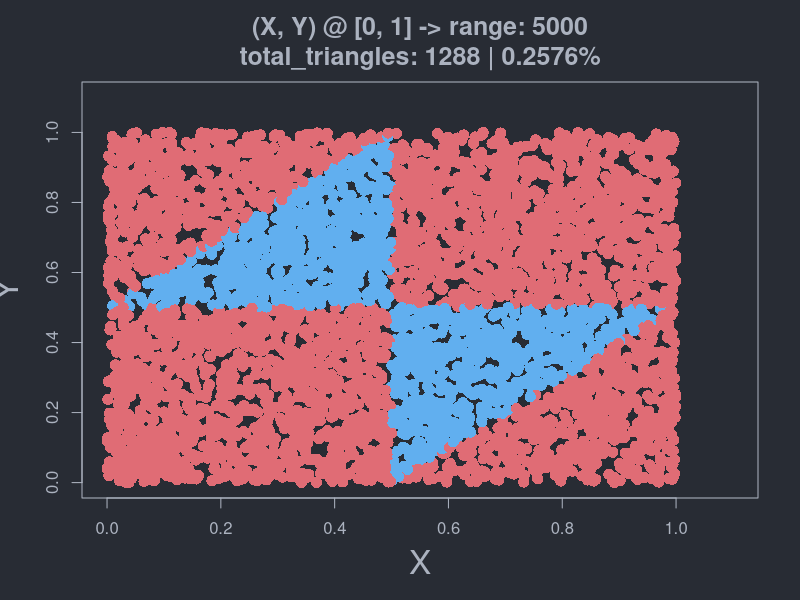
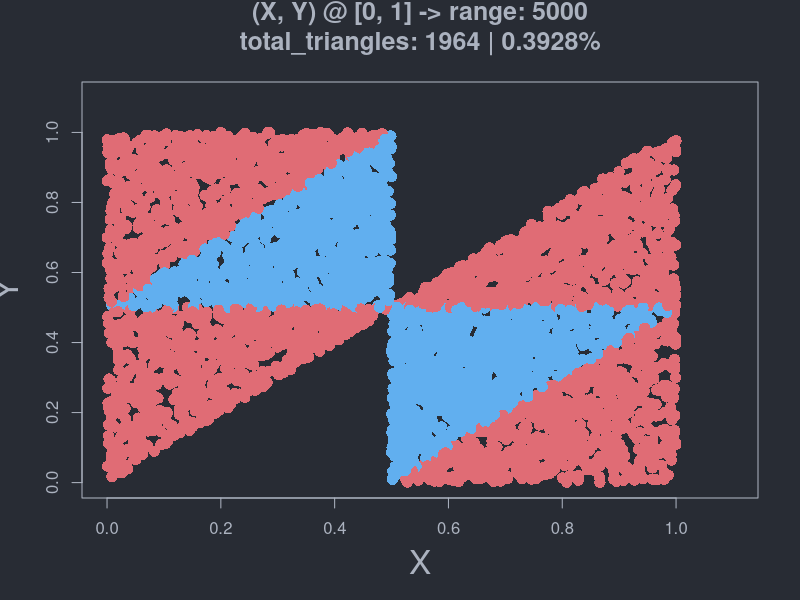
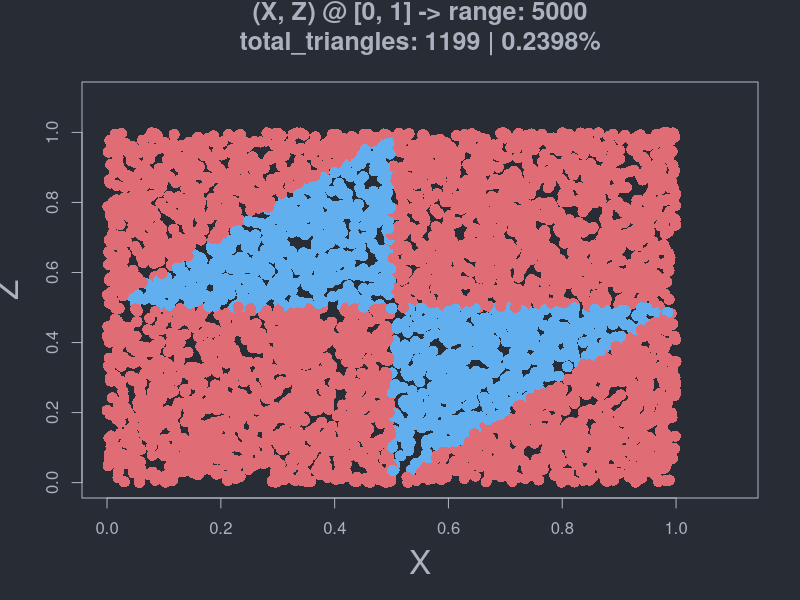
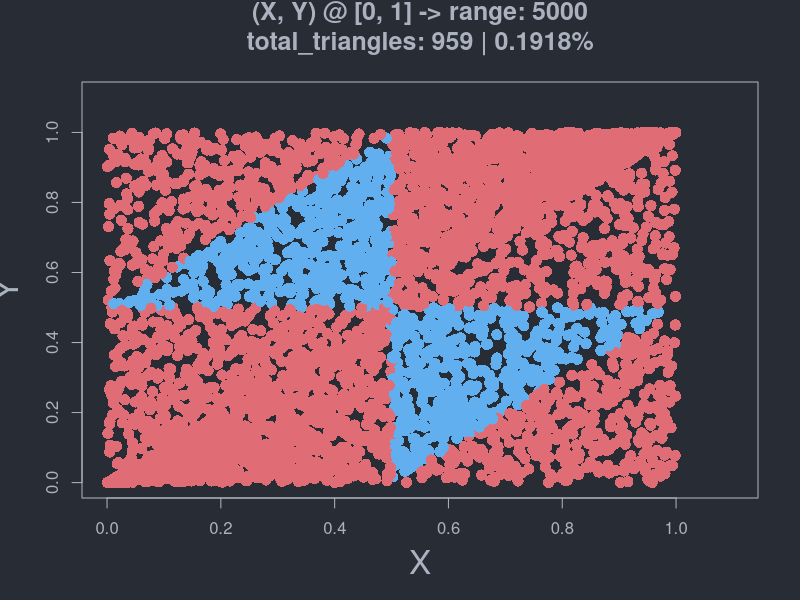
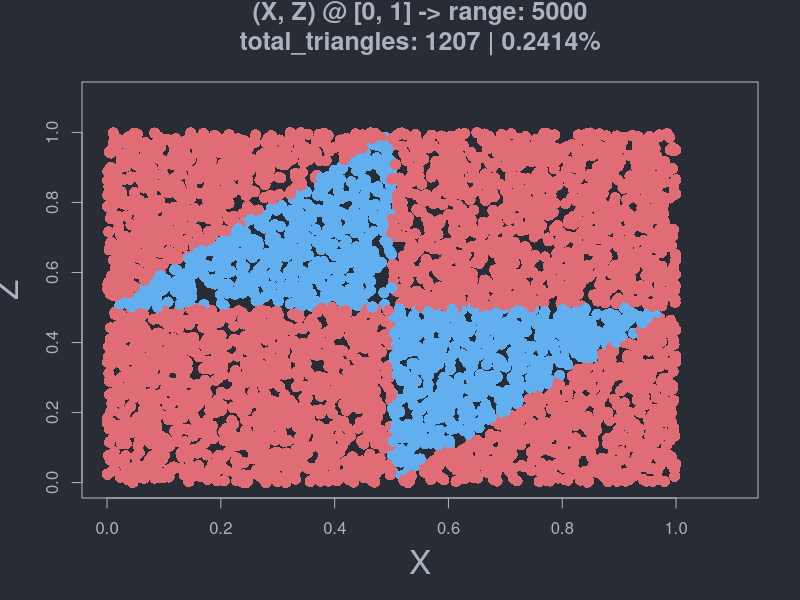

Recreate these plots in R, in order.
## ---- chunk 1
knitr::opts_chunk$set(fig.width = 10, fig.height = 10)
## ---- chunk 2
get_min_max_2nd_min <- function(a, b, c) {
    # punem valorile intr-un array
    values <- c(a, b, c)
    # luam minim
    minimum <- min(values)
    # luam maxim
    maximum <- max(values)
    # alfam al doilea min
    # '! values %in% c(minimum)' inseamna toate valorile care nu sunt in vectorul c(minimum)
    # adica doar vectorul cu valoarea minima
    second_min <- min(values[! values %in% c(minimum)])
    # returnam un vector to toate valorile in ordine crescatoare
    # bune pentru formula de triunghi obtuz
    return (c(minimum, second_min, maximum))
}
## ---- chunk 3
is_obtuse_triangle <- function(a, b, c) {
    # formula este
    # min^2 + second_min^2 < max^2 -> if TRUE then obtuz else 'nu e obtuz'

    # luam valorile si le ridicam la patrat pentru formula
    values <- get_min_max_2nd_min(a, b, c) ^ 2
    # membrul stang al egalitatii
    min_sum <- values[1] + values[2]

    # daca suma minimelor < max^2
    if (min_sum < values[3]) {
        # obtuz
        return (TRUE)
    }
    # not obtuz
    return (FALSE)
}
## ---- chunk 4
is_triangle <- function(a, b, c) {
    # daca toate laturile sunt mai mici decat 1 pe 2 (0.5)
    if (a <= 0.5 && b <= 0.5 && c <= 0.5) {
        # triunghi
        return (TRUE)
    }
    # non-triunghi
    return (FALSE)
}
## ---- chunk 5
total <- 5000 # nr total de simulari
swap <- TRUE # pentru inversarea lui X si Y atunci cand X > Y
## ---- chunk 6
generate_xy <- function(total = 5000) {
    # 5000 individual unique random values between [0, 1]
    x <- runif(total, 0, 1)
    # 5000 individual unique random values between [0, 1]
    y <- runif(total, 0, 1)
    # why dataframe?
    # its much easier to manage
    return (data.frame(x = x, y = y))
}
## ---- chunk 7
##            x         y          a         b          c   color triangle obtuse
## 1 0.50215305 0.3469016 0.34690161 0.1552514 0.49784695 #E5C07B     TRUE   TRUE
## 2 0.40636783 0.7485510 0.40636783 0.3421832 0.25144896 #61AFEF     TRUE  FALSE
## 3 0.59089269 0.4732470 0.47324695 0.1176457 0.40910731 #E5C07B     TRUE   TRUE
## 4 0.73110424 0.3785572 0.37855720 0.3525470 0.26889576 #61AFEF     TRUE  FALSE
## 5 0.02923464 0.2987789 0.02923464 0.2695443 0.70122107 #E06C75    FALSE  FALSE
## 6 0.07148460 0.9297189 0.07148460 0.8582343 0.07028107 #E06C75    FALSE  FALSE
## ---- chunk 8
generate_dataframe <- function(
    dataframe,
    swap = FALSE
) {
    # avem nevoie de un dataframe cu toate valorile respective pe coloane
    # pentru a le avea pe toate intr-o singura colectie sa fie mai usor de operat
    pairs = list(list(dataframe$x), list(dataframe$y))
    # culori, rosu sau albastru
    colors = c()
    # valori bool pentru triunghi
    triangle = c()
    # valori bool pentru triunghi obtuz
    obtuse = c()
    # array urile cu lungimi
    aa <- c()
    bb <- c()
    cc <- c()
    for (iter in seq_len(length(dataframe$y))) {
        # print(iter)
        x <- pairs[[1]][[1]][iter]
        y <- pairs[[2]][[1]][iter]

        # le face swap pentru nu are sens
        # dpdv matematic si alfabetic sa fie X > Y
        # cand pe axa avem in ordine (0, X) (X, Y) (Y, 1)
        if (swap) {
            if (x > y) {
                z <- x
                x <- y
                y <- z
            }
        }

        # generam lungimile pentru un triunghi
        a <- x
        b <- abs(x - y)
        c <- abs(1 - y)

        # punem valorile in array uri
        aa <- append(aa, a)
        bb <- append(bb, b)
        cc <- append(cc, c)

        # check if the a, b, c lengths form a triangle
        if (is_triangle(a, b, c)) {
            triangle <- append(triangle, TRUE)
            colors <- append(colors, "#61AFEF")

            # check if the a, b, c lengths form an obtuse triangle
            if (is_obtuse_triangle(a, b, c)) {
                obtuse <- append(obtuse, TRUE)
                # am pus cele obtuze cu galben sa fie mai usor
                # de vizualizat
            } else {
                obtuse <- append(obtuse, FALSE)
            }
        } else {
            # have to initialize with default values
            colors <- append(colors, "#E06C75")
            triangle <- append(triangle, FALSE)
            obtuse <- append(obtuse, FALSE)
        }
    }
    # punem toate coloanele in dataframe
    dataframe[,"a"] <- aa
    dataframe[,"b"] <- bb
    dataframe[,"c"] <- cc
    dataframe[,"color"] <- colors
    dataframe[,"triangle"] <- triangle
    dataframe[,"obtuse"] <- obtuse
    return (dataframe)
}
## ---- chunk 9
# generam valorile x si y
xy <- generate_xy()

# cream dataframe cu tot ce am obtinut
dataframe <- generate_dataframe(
    xy,
    swap=swap)

total_triangles <- length(which(dataframe$triangle==TRUE))
## ---- chunk 10
# functia pentru probabilitatea de triunghiuri
get_total_triangles_probability <- function(dataframe, total) {
    # numaram in dataframe care valori sunt true in vectorul de boolene
    total_triangles = length(which(dataframe$triangle==TRUE))
    # cazuri fav pe posibile
    return (total_triangles / total)
}


# probabilitatea pentru obtuze din toate puncturile
get_total_obtuses_probability_from_all_points <- function(dataframe, total) {
    # numaram in dataframe care valori sunt true in vectorul de boolene
    total_triangles = length(which(dataframe$obtuse==TRUE))
    # cazuri fav pe posibile
    # probabilitatea pentru triunghiuri obtuze din toate toate punctele
    return (total_triangles / total)
}

# functia pentru probabilitatea de triunghiuri obtuze
get_total_obtuses_probability_from_all_triangles <- function(dataframe, total) {
    total_triangles = length(which(dataframe$triangle==TRUE))
    total_obtuses = length(which(dataframe$obtuse==TRUE))
    # probabilitatea pentru triunghiuri obtuze din toate triunghiurile
    return (total_obtuses / total_triangles)
}
## ---- chunk 11
# functia care face media lungimilor a, b, c
get_mean_lengths <- function(dataframe) {
    # mediile pentru (a1, a2, ..., an)
    as_mean = paste("all a's mean: ", mean(dataframe$a), sep="")
    print(as_mean)
    # mediile pentru (b1, b2, ..., bn)
    bs_mean = paste("all b's mean: ", mean(dataframe$b), sep="")
    print(bs_mean)
    # mediile pentru (c1, c2, ..., cn)
    cs_mean = paste("all c's mean: ", mean(dataframe$c), sep="")
    print(cs_mean)
}
## ---- chunk 12
# means for a, b, c
get_mean_lengths(dataframe)
## ---- chunk 13
# avem nevoie de nr total de obtuze si triunghiuri pentru a face un plot mai sugestiv
total_triangles <- length(which(dataframe$triangle==TRUE))
triangle_prob <- get_total_triangles_probability(dataframe, total)

# cream titlu pentru plot
main_text <- paste(
    "(X, Y) @ [0, 1] -> range: ",
    total,
    "\n",
    "total_triangles: ",
    total_triangles,
    " | ",
    triangle_prob, "%",
    sep="")

white <- "#ABB2BF"
# setam culoare de background si foreground pentru plot
par(bg = "#282C34", fg=white)

# plotam rezultatele finale
plot(
    x = dataframe$x,
    y = dataframe$y,
    xlab = "X",
    ylab = "Y",
    xlim = c(0,1.1),
    ylim = c(0,1.1),
    main = main_text, # titlu pentru plot
    col.main = white,
    col.sub = white,       # Subtitle color
    col.lab = white,    # X and Y-axis labels color
    col.axis = white,   # Tick labels color
    col = dataframe$color,
    pch = 16,
    cex = 1.5,
    cex.main = 1.5,   # Title size
    cex.sub = 0.5,  # Subtitle size
    cex.lab = 2,   # X-axis and Y-axis labels size
    cex.axis = 1, # Axis labels size
    # family = "monaco"
)
## ---- chunk 14
# calcuam probabilitatea pentru formare triunghiuri
triangle_prob <- get_total_triangles_probability(dataframe, total)
cat(triangle_prob)
## ---- chunk 15
# calcuam probabilitatea pentru formare triunghiuri obtuze din toate punctele
obtuses_prob_from_all_points <- get_total_obtuses_probability_from_all_points(dataframe, total)
print(obtuses_prob_from_all_points)
# calcuam probabilitatea pentru formare triunghiuri obtuze doar din triunghiuri
obtuses_prob_from_triangles <- get_total_obtuses_probability_from_all_triangles(dataframe, total)
print(obtuses_prob_from_triangles)
## ---- chunk 16
generate_xy_punctul_4 <- function(total = 5000) {
    # 5000 individual unique random values between [0, 1]
    x <- runif(total, 0, 1)
    y <- c()
    for (xx in x) {
        diff_from_0_to_x <- xx
        diff_from_x_to_1 <- abs(1 - xx)
        if (diff_from_0_to_x > diff_from_x_to_1) {
            yy <- runif(1, min=0, max=xx)
        } else {
            yy <- runif(1, min=xx, max=1)
        }
        y <- append(y, yy)
    }
    # why dataframe?
    # its much easier to manage
    return (data.frame(x = x, y = y))
}
## ---- chunk 17
xy <- generate_xy_punctul_4()

# cream dataframe cu tot ce am obtinut
dataframe <- generate_dataframe(
    xy,
    swap=swap)

head(dataframe)
## ---- chunk 18
total_triangles <- length(which(dataframe$triangle==TRUE))
triangle_prob <- get_total_triangles_probability(dataframe, total)

# adaugam titlu pentru plot
main_text <- paste(
    "(X, Y) @ [0, 1] -> range: ",
    total,
    "\n",
    "total_triangles: ",
    total_triangles,
    " | ",
    triangle_prob, "%",
    "\n",
    sep="")

# punctul 3.a
size <- 600
white <- "#ABB2BF"
# setam culoare de background si foreground pentru plot
par(bg = "#282C34", fg=white)

# plotam rezultatele finale
plot(
    x = dataframe$x,
    y = dataframe$y,
    xlab = "X",
    ylab = "Y",
    xlim = c(0,1.1),
    ylim = c(0,1.1),
    main = main_text,
    col.main = white,
    col.sub = white,       # Subtitle color
    col.lab = white,    # X and Y-axis labels color
    col.axis = white,   # Tick labels color
    col = dataframe$color,
    pch = 16,
    cex = 1.5,
    cex.main = 1.5,   # Title size
    cex.sub = 0.5,    # Subtitle size
    cex.lab = 2,      # X-axis and Y-axis labels size
    cex.axis = 1,     # Axis labels size
    # family = "monaco"
)
## ---- chunk 19
total_triangles_prob <- get_total_triangles_probability(dataframe, total)
print(total_triangles_prob)
## ---- chunk 20
generate_xz <- function(total = 5000) {
    # 5000 individual unique random values between [0, 1]
    x <- runif(total, 0, 1)
    # 5000 individual unique random values between [0, 1]
    z <- runif(total, 0, 1)
    # why dataframe?
    # its much easier to manage
    return (data.frame(x = x, y = z))
}
## ---- chunk 21
# generam valorile x si z
xz <- generate_xz()

# cream dataframe cu tot ce am obtinut
dataframe <- generate_dataframe(
    xz,
    swap=swap)

head(dataframe)
## ---- chunk 22
total_triangles <- length(which(dataframe$triangle==TRUE))
triangle_prob <- get_total_triangles_probability(dataframe, total)
# adaugam titlu pentru plot
main_text <- paste(
    "(X, Z) @ [0, 1] -> range: ",
    total,
    "\n",
    "total_triangles: ",
    total_triangles,
    " | ",
    triangle_prob, "%",
    "\n",
    sep="")

# punctul 3.a
size <- 600
white <- "#ABB2BF"
# setam culoare de background si foreground pentru plot
par(bg = "#282C34", fg=white)

# plotam rezultatele finale
plot(
    x = dataframe$x,
    y = dataframe$y,
    xlab = "X",
    ylab = "Z",
    xlim = c(0,1.1),
    ylim = c(0,1.1),
    main = main_text,
    col.main = white,
    col.sub = white,       # Subtitle color
    col.lab = white,    # X and Y-axis labels color
    col.axis = white,   # Tick labels color
    col = dataframe$color,
    pch = 16,
    cex = 1.5,
    cex.main = 1.5,   # Title size
    cex.sub = 0.5,    # Subtitle size
    cex.lab = 2,      # X-axis and Y-axis labels size
    cex.axis = 1,     # Axis labels size
)
## ---- chunk 23
select_cap_sau_pajura_random <- function() {
    data <- c("cap", "pajura")
    result <- sample(x=data, size=1)
    if (result == "cap") {
        return ("stanga")
    }
    return ("dreapta")
}
## ---- chunk 24
generate_xy_procedura_3 <- function(total = 5000) {
    # 5000 individual unique random values between [0, 1]
    x <- runif(total, 0, 1)
    y <- c()
    for (xx in x) {
        zona <- select_cap_sau_pajura_random()
        if (zona == "stanga") {
            yy <- runif(1, min=0, max=xx)
        } else {
            yy <- runif(1, min=xx, max=1)
        }
        y <- append(y, yy)
    }
    # why dataframe?
    # its much easier to manage
    return (data.frame(x = x, y = y))
}
## ---- chunk 25
# generam valorile x si y
xy <- generate_xy_procedura_3()

# cream dataframe cu tot ce am obtinut
dataframe <- generate_dataframe(
    xy,
    swap=swap)

head(dataframe)
## ---- chunk 26
# variable pentru plot
total_triangles <- length(which(dataframe$triangle==TRUE))
total_obtuses <- length(which(dataframe$obtuse==TRUE))
triangle_prob <- get_total_triangles_probability(dataframe, total)

# adaugam titlu pentru plot
main_text <- paste(
    "(X, Y) @ [0, 1] -> range: ",
    total,
    "\n",
    "total_triangles: ",
    total_triangles,
    " | ",
    triangle_prob, "%",
    "\n",
    sep="")

# punctul 3.a
size <- 600
white <- "#ABB2BF"
# setam culoare de background si foreground pentru plot
par(bg = "#282C34", fg=white)

# plotam rezultatele finale
plot(
    x = dataframe$x,
    y = dataframe$y,
    xlab = "X",
    ylab = "Y",
    xlim = c(0,1.1),
    ylim = c(0,1.1),
    main = main_text,
    col.main = white,
    col.sub = white,       # Subtitle color
    col.lab = white,    # X and Y-axis labels color
    col.axis = white,   # Tick labels color
    col = dataframe$color,
    pch = 16,
    cex = 1.5,
    cex.main = 1.5,   # Title size
    cex.sub = 0.5,    # Subtitle size
    cex.lab = 2,      # X-axis and Y-axis labels size
    cex.axis = 1,     # Axis labels size
    # family = "monaco"
)
## ---- chunk 27
generate_xz <- function(total = 5000) {
    # 5000 individual unique random values between [0, 1]
    x <- runif(total, 0, 1)
    # 5000 individual unique random values between [0, 1]
    z <- runif(total, 0, 1)
    # why dataframe?
    # its much easier to manage
    return (data.frame(x = x, y = z))
}
## ---- chunk 28
# generam valorile x si z
xz <- generate_xz()

# cream dataframe cu tot ce am obtinut
dataframe <- generate_dataframe(
    xz,
    swap=swap)

head(dataframe)
## ---- chunk 29
total_triangles <- length(which(dataframe$triangle==TRUE))
triangle_prob <- get_total_triangles_probability(dataframe, total)
# adaugam titlu pentru plot
main_text <- paste(
    "(X, Z) @ [0, 1] -> range: ",
    total,
    "\n",
    "total_triangles: ",
    total_triangles,
    " | ",
    triangle_prob, "%",
    "\n",
    sep="")

# punctul 3.a
size <- 600
white <- "#ABB2BF"
# setam culoare de background si foreground pentru plot
par(bg = "#282C34", fg=white)

# plotam rezultatele finale
plot(
    x = dataframe$x,
    y = dataframe$y,
    xlab = "X",
    ylab = "Z",
    xlim = c(0,1.1),
    ylim = c(0,1.1),
    main = main_text,
    col.main = white,
    col.sub = white,       # Subtitle color
    col.lab = white,    # X and Y-axis labels color
    col.axis = white,   # Tick labels color
    col = dataframe$color,
    pch = 16,
    cex = 1.5,
    cex.main = 1.5,   # Title size
    cex.sub = 0.5,    # Subtitle size
    cex.lab = 2,      # X-axis and Y-axis labels size
    cex.axis = 1,     # Axis labels size
)
## ---- chunk 30
f1_caciula <- function(x1, x2) {
    result <- exp((-1 / 2) * (((x1 ^ 2) / 4) + (x2 ^ 2)))
    return (result)
}


f2_caciula <- function(y1, y2) {
    # exp_ <- exp((-1 / 2) * (((y1 ^ 2) / 4) + (y2 ^ 2)))
    exp_ <- f1_caciula(y1, y2)
    cos_sin <- (cos(y1) ^ 2) + (0.5 * (sin(3 * y2) ^ 2) * (cos(y1) ^ 4))

    return (exp_ * cos_sin)
}
## ---- chunk 31
g <- function(x1, x2) {
    result <- exp((-x1 / 2) - x2)
    return (result)
}

raport_f1 <- function(x1, x2) {
    return (f1(x1, x2) / g(x1, x2))
}

raport_f2 <- function(x1, x2) {
    return (f2(x1, x2) / g(x1, x2))
}
## ---- chunk 32
# f = f caciula * c
# fie c = 1
f1 <- f1_caciula
f2 <- f2_caciula
## ---- chunk 33
M1 <- raport_f1(2, 1)


raport_M1 <- function(x1, x2) {
    return (f1(x1, x2) / (M1 * g(x1, x2)))
}

print(M1)
## ---- chunk 34
# esantion de lungime 100000
x1_accepted <- c()
x2_accepted <- c()
n <- 100000
total_repeats <- 0
for (i in 1:n) {
    # acceptance_prob
    repeat {
        u1 <- runif(1)
        u2 <- runif(1)
        # x1 <- -(1/2) * log(rexp(1))
        # x2 <- log(rexp(1))

        x1 <- 1 + sqrt(-log(u1))
        x2 <- 1 + sqrt(-5.4 * log(u2))

        total_repeats <- total_repeats + 1

        if((u1 * u2) < raport_M1(x1, x2)) {
            break
        }
    }
    x1_accepted <- append(x1_accepted, x1)
    x2_accepted <- append(x2_accepted, x2)
}
acceptance_prob <- n / total_repeats
print(acceptance_prob)
